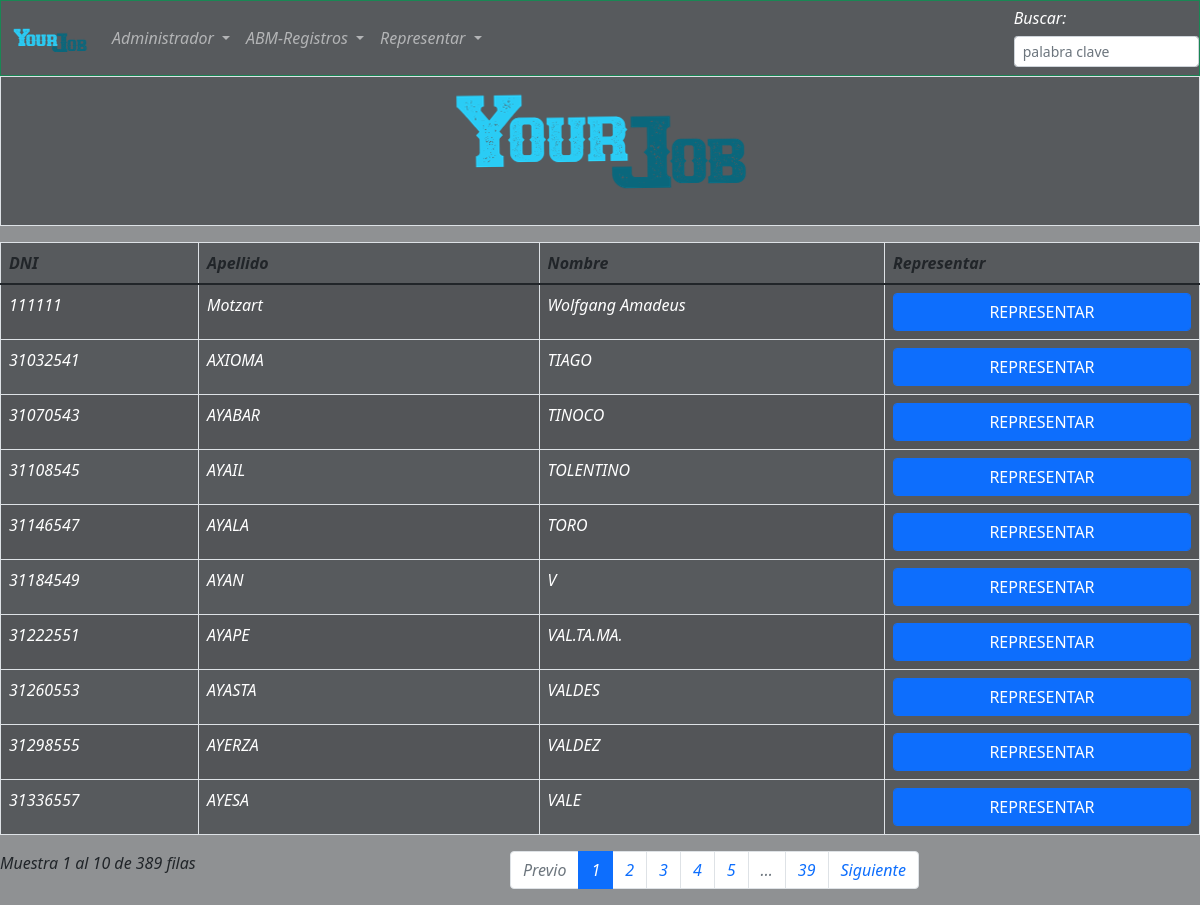
Page /escojerep.php?t=candidatos (signed in) on the committed database.
### tables this page shows
CREATE TABLE IF NOT EXISTS `candidatos` (
  `DNI` int(10) NOT NULL,
  `Apellido` varchar(30) DEFAULT NULL,
  `Comentario` varchar(150) DEFAULT NULL,
  `Contacto` varchar(10) DEFAULT NULL,
  `Domicilio` varchar(30) DEFAULT NULL,
  `Email` varchar(100) DEFAULT NULL,
  `Estado` varchar(30) DEFAULT NULL,
  `Hijos` varchar(3) DEFAULT NULL,
  `Licencia` varchar(30) DEFAULT NULL,
  `LugarNac` varchar(30) DEFAULT NULL,
  `Movilidad` varchar(30) DEFAULT NULL,
  `Nacimiento` date DEFAULT NULL,
  `Nacionalidad` varchar(30) DEFAULT NULL,
  `Nombre` varchar(30) DEFAULT NULL,
  `NumDireccion` varchar(30) DEFAULT NULL,
  `Postal` int(6) DEFAULT NULL,
  `RedSocial1` varchar(100) DEFAULT NULL,
  `RedSocial2` varchar(100) DEFAULT NULL,
  `estado_civil` varchar(30) DEFAULT NULL,
  PRIMARY KEY (`DNI`)
);

### dbcon.php (called while the page is built, shortened)
<?php
    function cunsultadbmultiple($consulta)
    {
        $servername = "localhost";
        $username = "bot";
        $password = "f4ideEb85YrUIXuU";
        $dbname = "bolsatrabajo";
        $conn = new mysqli($servername, $username, $password, $dbname);
        $conn->query("SET NAMES 'utf8'");
        $resultado = $conn->query($consulta);
        $arrayRes=array();
        if($resultado){
        while($fila = $resultado->fetch_assoc())
        {
            array_push($arrayRes,$fila);
        };
        };
        return $arrayRes;
    }
 ?>

### escojerep.php (the view, shortened to what this page needs)
<!DOCTYPE html>
<html>
<head>
</head>
<body >
<?php
 require __DIR__ . '/encabezadoadmin.php';
 require __DIR__ . '/dbcon.php';
$tabla=$_GET['t'];
if($tabla=="candidatos")
{
    $consulta="SELECT DNI,Apellido,Nombre FROM candidatos";
}
$filas=cunsultadbmultiple($consulta);
$columnas=array_keys($filas[0]);
?>
<table id="example" class="table table-striped table-bordered bg-dark bg-opacity-50" style="width:100%">
<thead>
    <tr>
    <?php foreach($columnas as $columna){ printf('<th>%s</th>',$columna);} ?>
    <th>Representar</th>
    </tr>
</thead>
<tbody>
<?php
    foreach($filas as $fila){
        echo '<tr>';
        foreach($columnas as $columna){
            printf('<td class="text-white">%s</td>',$fila[$columna]);
        };
    ?>
        <td>
        <form action=<?php echo 'representar.php'?> method="POST">
            <input type=  "submit" class="form-control btn btn-primary btn-opacity-50" name="boton" value ="REPRESENTAR">
        </form>
        </td>
</tr>
    <?php
    }
    ?>
</tbody>
</table>
</body>
</html>

### extensionB.php (shortened to what this page needs)
<!DOCTYPE html>
<html lang="en">
<head>
    <link href="https://cdn.jsdelivr.net/npm/bootstrap@5.1.1/dist/css/bootstrap.min.css" rel="stylesheet">
</head>

### encabezadoadmin.php (shortened to what this page needs)
<?php require __DIR__ . '/extensionB.php';?>
<body class="bg-dark bg-opacity-50 fst-italic">
    <nav id="barra" class="navbar sticky-top navbar-expand-lg navbar-dark bg-danger bg-dark bg-opacity-50 border border-success fst-italic" >
  <div class="container-fluid">
    <a class="navbar-brand" href="">
    <img src="imagenes/logoyj.PNG" alt="" width="75" height="24">
    </a>
    <div class="collapse navbar-collapse" id="navbarNavDropdown">
      <ul class="navbar-nav">
        <li class="nav-item dropdown" id="dd">
          <a class="nav-link dropdown-toggle" href="#" id="navbarDropdownMenuLink" role="button" data-bs-toggle="dropdown" aria-expanded="false">
          Administrador
          </a>
          </li>
        <li class="nav-item dropdown" id="dd">
          <a class="nav-link dropdown-toggle" href="#" id="navbarDropdownMenuLink" role="button" data-bs-toggle="dropdown" aria-expanded="false">
          ABM-Registros
          </a>
          </li>
          <li class="nav-item dropdown" id="dd">
          <a class="nav-link dropdown-toggle" href="#" id="navbarDropdownMenuLink" role="button" data-bs-toggle="dropdown" aria-expanded="false">
          Representar
          </a>
          </li>
</nav>
<figure class="text-center">
  <blockquote class="blockquote ">
    <div class="p-3 mb-2  bg-dark bg-opacity-50  border border-primary-25"><p><img src="imagenes/tituloyj.PNG" alt="" width="300" height="100"></p></div>
  </blockquote>
</figure>
</body>
</html>

### rows in the picture
candidatos: DNI "111111", Apellido "Motzart", Nombre "Wolfgang Amadeus"
candidatos: DNI "31032541", Apellido "AXIOMA", Nombre "TIAGO"
candidatos: DNI "31070543", Apellido "AYABAR", Nombre "TINOCO"
candidatos: DNI "31108545", Apellido "AYAIL", Nombre "TOLENTINO"
candidatos: DNI "31146547", Apellido "AYALA", Nombre "TORO"
candidatos: DNI "31184549", Apellido "AYAN", Nombre "V"
candidatos: DNI "31222551", Apellido "AYAPE", Nombre "VAL.TA.MA."
candidatos: DNI "31260553", Apellido "AYASTA", Nombre "VALDES"
candidatos: DNI "31298555", Apellido "AYERZA", Nombre "VALDEZ"
candidatos: DNI "31336557", Apellido "AYESA", Nombre "VALE"

### other values in the picture
$columna "DNI"
$columna "Apellido"
$columna "Nombre"
